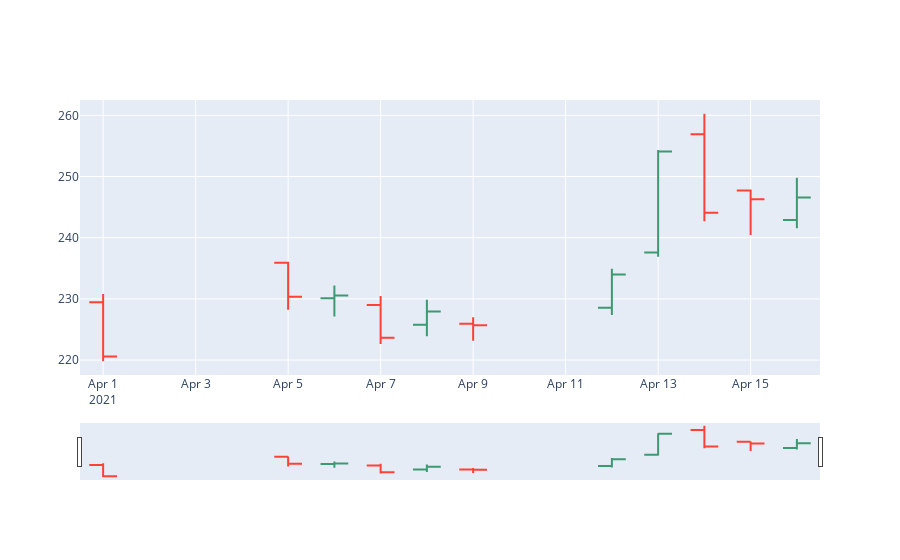

Notebook cell for this chart:
### Markdown cell above
### OHLC charts
An OHLC chart is any type of price chart that shows the open, high, low and close price of a certain time period. Open-high-low-close Charts (or OHLC Charts) are used as a trading tool to visualise and analyse the price changes over time for securities, currencies, stocks, bonds, commodities, etc. OHLC Charts are useful for interpreting the day-to-day sentiment of the market and forecasting any future price changes through the patterns produced.

### Code cell
# OHLC chart of April 2021
import plotly.graph_objs as go
from plotly.offline import init_notebook_mode, iplot


trace = go.Ohlc(x=tesla['4-2021'].index,
                open=tesla['4-2021'].Open,
                high=tesla['4-2021'].High,
                low=tesla['4-2021'].Low,
                close=tesla['4-2021'].Close)
data = [trace]
iplot(data, filename='simple_ohlc')

### Figure 1 — Plotly figure (JSON) as saved in the notebook; plotly's stock layout.template omitted (floating-point values rounded to 4 significant figures)
{"data": [{"close": [220.6, 230.4, 230.5, 223.7, 227.9, 225.7, 234.0, 254.1, 244.1, 246.3, 246.6], "high": [230.8, 236.1, 232.2, 230.5, 229.9, 227.0, 234.9, 254.3, 260.3, 247.9, 249.8], "low": [219.8, 228.2, 227.1, 222.6, 223.9, 223.1, 227.4, 236.9, 242.7, 240.4, 241.5], "open": [229.5, 235.9, 230.1, 229, 225.8, 225.9, 228.6, 237.6, 256.9, 247.7, 242.9], "type": "ohlc", "x": ["2021-04-01T00:00:00", "2021-04-05T00:00:00", "2021-04-06T00:00:00", "2021-04-07T00:00:00", "2021-04-08T00:00:00", "2021-04-09T00:00:00", "2021-04-12T00:00:00", "2021-04-13T00:00:00", "2021-04-14T00:00:00", "2021-04-15T00:00:00", "2021-04-16T00:00:00"]}], "layout": {}}
